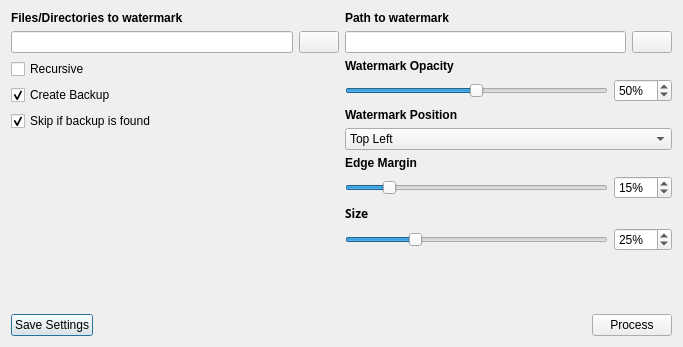
<?xml version="1.0" encoding="UTF-8"?>
<ui version="4.0">
 <class>MainWindow</class>
 <widget class="QDialog" name="MainWindow">
  <property name="geometry">
   <rect>
    <x>0</x>
    <y>0</y>
    <width>683</width>
    <height>347</height>
   </rect>
  </property>
  <property name="minimumSize">
   <size>
    <width>683</width>
    <height>347</height>
   </size>
  </property>
  <property name="windowTitle">
   <string>Watermarker</string>
  </property>
  <property name="sizeGripEnabled">
   <bool>false</bool>
  </property>
  <layout class="QGridLayout" name="gridLayout_2">
   <item row="0" column="0">
    <layout class="QVBoxLayout" name="body">
     <property name="sizeConstraint">
      <enum>QLayout::SetMinimumSize</enum>
     </property>
     <item>
      <layout class="QHBoxLayout" name="main">
       <item>
        <layout class="QVBoxLayout" name="file_opts">
         <item>
          <widget class="QLabel" name="file_label">
           <property name="font">
            <font>
             <weight>75</weight>
             <bold>true</bold>
            </font>
           </property>
           <property name="text">
            <string>Files/Directories to watermark</string>
           </property>
          </widget>
         </item>
         <item>
          <layout class="QHBoxLayout" name="file_selector">
           <item>
            <widget class="QLineEdit" name="file_line"/>
           </item>
           <item>
            <widget class="QPushButton" name="file_browser">
             <property name="text">
              <string/>
             </property>
             <property name="icon">
              <iconset theme="folder"/>
             </property>
             <property name="autoDefault">
              <bool>false</bool>
             </property>
            </widget>
           </item>
          </layout>
         </item>
         <item>
          <widget class="QCheckBox" name="recursive_checkbox">
           <property name="text">
            <string>Recursive</string>
           </property>
          </widget>
         </item>
         <item>
          <widget class="QCheckBox" name="backup_checkbox">
           <property name="text">
            <string>Create Backup</string>
           </property>
           <property name="checked">
            <bool>true</bool>
           </property>
          </widget>
         </item>
         <item>
          <widget class="QCheckBox" name="skip_if_backup_exists">
           <property name="text">
            <string>Skip if backup is found</string>
           </property>
           <property name="checked">
            <bool>true</bool>
           </property>
          </widget>
         </item>
         <item>
          <spacer name="spacer_files">
           <property name="orientation">
            <enum>Qt::Vertical</enum>
           </property>
           <property name="sizeHint" stdset="0">
            <size>
             <width>20</width>
             <height>40</height>
            </size>
           </property>
          </spacer>
         </item>
        </layout>
       </item>
       <item>
        <layout class="QVBoxLayout" name="watermark_opts">
         <item>
          <layout class="QVBoxLayout" name="opacity_opts">
           <item>
            <widget class="QLabel" name="watermark_label">
             <property name="font">
              <font>
               <weight>75</weight>
               <bold>true</bold>
              </font>
             </property>
             <property name="text">
              <string>Path to watermark</string>
             </property>
            </widget>
           </item>
           <item>
            <layout class="QHBoxLayout" name="watermark_selector">
             <item>
              <widget class="QLineEdit" name="watermark_line"/>
             </item>
             <item>
              <widget class="QPushButton" name="watermark_browser">
               <property name="text">
                <string/>
               </property>
               <property name="icon">
                <iconset theme="folder"/>
               </property>
               <property name="autoDefault">
                <bool>false</bool>
               </property>
               <property name="flat">
                <bool>false</bool>
               </property>
              </widget>
             </item>
            </layout>
           </item>
           <item>
            <widget class="QLabel" name="opacity_label">
             <property name="font">
              <font>
               <weight>75</weight>
               <bold>true</bold>
              </font>
             </property>
             <property name="text">
              <string>Watermark Opacity</string>
             </property>
            </widget>
           </item>
           <item>
            <layout class="QHBoxLayout" name="opacity_box">
             <item>
              <widget class="QSlider" name="opacity_slider">
               <property name="maximum">
                <number>100</number>
               </property>
               <property name="sliderPosition">
                <number>50</number>
               </property>
               <property name="orientation">
                <enum>Qt::Horizontal</enum>
               </property>
              </widget>
             </item>
             <item>
              <widget class="QSpinBox" name="opacity_input">
               <property name="suffix">
                <string>%</string>
               </property>
               <property name="maximum">
                <number>100</number>
               </property>
               <property name="value">
                <number>50</number>
               </property>
              </widget>
             </item>
            </layout>
           </item>
           <item>
            <layout class="QVBoxLayout" name="position_opts">
             <item>
              <widget class="QLabel" name="position_label">
               <property name="font">
                <font>
                 <weight>75</weight>
                 <bold>true</bold>
                </font>
               </property>
               <property name="text">
                <string>Watermark Position</string>
               </property>
              </widget>
             </item>
             <item>
              <widget class="QComboBox" name="watermark_position">
               <item>
                <property name="text">
                 <string>Top Left</string>
                </property>
               </item>
               <item>
                <property name="text">
                 <string>Top</string>
                </property>
               </item>
               <item>
                <property name="text">
                 <string>Top Right</string>
                </property>
               </item>
               <item>
                <property name="text">
                 <string>Middle Left</string>
                </property>
               </item>
               <item>
                <property name="text">
                 <string>Middle</string>
                </property>
               </item>
               <item>
                <property name="text">
                 <string>Middle Right</string>
                </property>
               </item>
               <item>
                <property name="text">
                 <string>Bottom Left</string>
                </property>
               </item>
               <item>
                <property name="text">
                 <string>Bottom</string>
                </property>
               </item>
               <item>
                <property name="text">
                 <string>Bottom Right</string>
                </property>
               </item>
              </widget>
             </item>
             <item>
              <widget class="QLabel" name="margin_label">
               <property name="font">
                <font>
                 <weight>75</weight>
                 <bold>true</bold>
                </font>
               </property>
               <property name="text">
                <string>Edge Margin</string>
               </property>
              </widget>
             </item>
             <item>
              <layout class="QHBoxLayout" name="margin_box">
               <item>
                <widget class="QSlider" name="margin_slider">
                 <property name="maximum">
                  <number>100</number>
                 </property>
                 <property name="value">
                  <number>15</number>
                 </property>
                 <property name="sliderPosition">
                  <number>15</number>
                 </property>
                 <property name="orientation">
                  <enum>Qt::Horizontal</enum>
                 </property>
                </widget>
               </item>
               <item>
                <widget class="QSpinBox" name="margin_input">
                 <property name="suffix">
                  <string>%</string>
                 </property>
                 <property name="maximum">
                  <number>100</number>
                 </property>
                 <property name="value">
                  <number>15</number>
                 </property>
                </widget>
               </item>
              </layout>
             </item>
             <item>
              <widget class="QLabel" name="scale_label">
               <property name="font">
                <font>
                 <family>agave Nerd Font Mono</family>
                 <weight>75</weight>
                 <bold>true</bold>
                </font>
               </property>
               <property name="text">
                <string>Size</string>
               </property>
              </widget>
             </item>
             <item>
              <layout class="QHBoxLayout" name="scale_box">
               <item>
                <widget class="QSlider" name="scale_slider">
                 <property name="value">
                  <number>25</number>
                 </property>
                 <property name="orientation">
                  <enum>Qt::Horizontal</enum>
                 </property>
                </widget>
               </item>
               <item>
                <widget class="QSpinBox" name="scale_input">
                 <property name="suffix">
                  <string>%</string>
                 </property>
                 <property name="maximum">
                  <number>100</number>
                 </property>
                 <property name="value">
                  <number>25</number>
                 </property>
                </widget>
               </item>
              </layout>
             </item>
             <item>
              <spacer name="spacer_watermark">
               <property name="orientation">
                <enum>Qt::Vertical</enum>
               </property>
               <property name="sizeHint" stdset="0">
                <size>
                 <width>20</width>
                 <height>40</height>
                </size>
               </property>
              </spacer>
             </item>
            </layout>
           </item>
          </layout>
         </item>
        </layout>
       </item>
      </layout>
     </item>
     <item>
      <layout class="QHBoxLayout" name="bottom_bar">
       <item>
        <widget class="QPushButton" name="save_settings">
         <property name="text">
          <string>Save Settings</string>
         </property>
        </widget>
       </item>
       <item>
        <spacer name="horizontalSpacer">
         <property name="orientation">
          <enum>Qt::Horizontal</enum>
         </property>
         <property name="sizeHint" stdset="0">
          <size>
           <width>40</width>
           <height>20</height>
          </size>
         </property>
        </spacer>
       </item>
       <item>
        <widget class="QPushButton" name="process">
         <property name="text">
          <string>Process</string>
         </property>
        </widget>
       </item>
      </layout>
     </item>
    </layout>
   </item>
  </layout>
 </widget>
 <resources/>
 <connections>
  <connection>
   <sender>opacity_slider</sender>
   <signal>valueChanged(int)</signal>
   <receiver>opacity_input</receiver>
   <slot>setValue(int)</slot>
   <hints>
    <hint type="sourcelabel">
     <x>564</x>
     <y>100</y>
    </hint>
    <hint type="destinationlabel">
     <x>823</x>
     <y>108</y>
    </hint>
   </hints>
  </connection>
  <connection>
   <sender>margin_slider</sender>
   <signal>valueChanged(int)</signal>
   <receiver>margin_input</receiver>
   <slot>setValue(int)</slot>
   <hints>
    <hint type="sourcelabel">
     <x>565</x>
     <y>200</y>
    </hint>
    <hint type="destinationlabel">
     <x>822</x>
     <y>197</y>
    </hint>
   </hints>
  </connection>
  <connection>
   <sender>margin_input</sender>
   <signal>valueChanged(int)</signal>
   <receiver>margin_slider</receiver>
   <slot>setValue(int)</slot>
   <hints>
    <hint type="sourcelabel">
     <x>822</x>
     <y>200</y>
    </hint>
    <hint type="destinationlabel">
     <x>565</x>
     <y>199</y>
    </hint>
   </hints>
  </connection>
  <connection>
   <sender>opacity_input</sender>
   <signal>valueChanged(int)</signal>
   <receiver>opacity_slider</receiver>
   <slot>setValue(int)</slot>
   <hints>
    <hint type="sourcelabel">
     <x>823</x>
     <y>103</y>
    </hint>
    <hint type="destinationlabel">
     <x>564</x>
     <y>105</y>
    </hint>
   </hints>
  </connection>
 </connections>
</ui>
